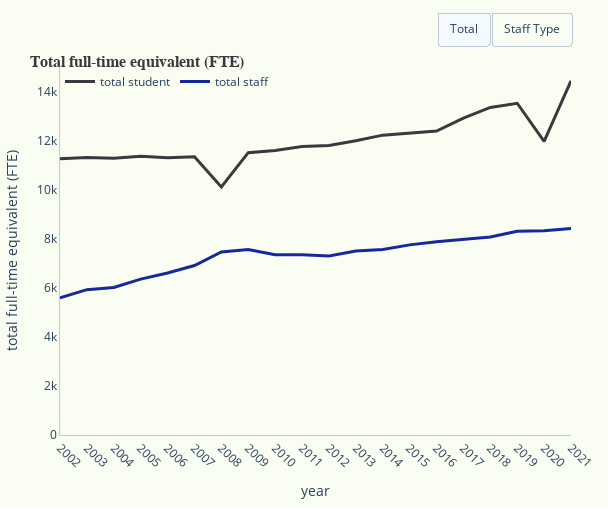

Write notebook code for a chart like this one.
### Markdown cell above
Step 3:
Visualizations

### Code cell
pio.templates.default = "plotly_white"

fig_fte = go.Figure()
fig_fte.add_trace(go.Scatter(x=yale_pct_change["year"],y=yale_pct_change['student fte'],name="total student",mode="lines",line=dict(width=3,color='#3a3940'),visible=True))
fig_fte.add_trace(go.Scatter(x=yale_pct_change["year"],y=yale_pct_change['total staff fte'],name="total staff",mode="lines",line=dict(width=3,color='#142A9C'),visible=True))
fig_fte.add_trace(go.Scatter(x=yale_pct_change["year"],y=yale_pct_change['total instruction staff fte'],name="instructional staff",mode="lines",line=dict(width=2,color='#A1A1CE'),visible=False))
fig_fte.add_trace(go.Scatter(x=yale_pct_change["year"],y=yale_pct_change['total non instruction staff fte'],name="non instructional staff",mode="lines",line=dict(width=2,color='#7498D2'),visible=False))


fig_fte.update_layout(
    plot_bgcolor="#FAFDF1",
    paper_bgcolor="#FAFDF1",
    hovermode="x",
    hoverdistance=100, # Distance to show hover label of data point
    spikedistance=1000, # Distance to show spike
    xaxis=dict(
        title='year',
        linecolor="#BCCCDC",
        showspikes=True,
        spikethickness=2,
        spikedash="dot",
        spikecolor="#999999",
        spikemode="across",
        showgrid=False,
        fixedrange = True
    ),
    yaxis = dict(
        title="total full-time equivalent (FTE)",
        linecolor="#BCCCDC",
        showgrid=False,
        fixedrange = True,
        range = [0,15000]
    )
)

fig_fte.update_layout(
    autosize=False,
    width=608,
    height=508,
    margin=dict(l=20, r=20, t=20, b=20))

fig_fte.update_layout(legend = dict(
    orientation = "h",
    x=0,
    y=1,
    bgcolor="#FAFDF1")
)

fig_fte.update_layout(
    title=dict(text="<b>Total full-time equivalent (FTE)</b>", font=dict(size=16), automargin=True, yref='paper')
)

fig_fte.update_layout(
    title_font_family="Georgia",
    title_font_color="#3a3940",
    title_font_size = 16
)


fig_fte = fig_fte.update_xaxes(tickangle=45)
fig_fte.update_layout(hoverlabel_namelength=-1)

fig_fte.update_layout(
    updatemenus=[
        dict(
            type="buttons",
            direction="right",
            active=0,
            x=1,
            y=1.15,
            buttons=list([
                dict(label="Total",
                     method="update",
                     args=[{"visible": [True, True, False, False]}]),
                dict(label="Staff Type",
                     method="update",
                     args=[{"visible": [True, True, True, True]}])
            ]),
        )
    ])

fig_fte.show()
fig_fte.write_html("/Users/ellenruthconnell/Documents/INFO_696/4_visualizations/figure1.html")

### Figure 1 — Plotly figure (JSON) as saved in the notebook; plotly's stock layout.template omitted (floating-point values rounded to 4 significant figures)
{"data": [{"line": {"color": "#3a3940", "width": 3}, "mode": "lines", "name": "total student", "type": "scatter", "visible": true, "x": ["2002", "2003", "2004", "2005", "2006", "2007", "2008", "2009", "2010", "2011", "2012", "2013", "2014", "2015", "2016", "2017", "2018", "2019", "2020", "2021"], "y": [11261, 11315, 11276, 11360, 11303, 11345, 10109, 11507, 11597, 11763, 11804, 11997, 12223, 12302, 12388, 12915, 13353, 13522, 11964, 14439]}, {"line": {"color": "#142A9C", "width": 3}, "mode": "lines", "name": "total staff", "type": "scatter", "visible": true, "x": ["2002", "2003", "2004", "2005", "2006", "2007", "2008", "2009", "2010", "2011", "2012", "2013", "2014", "2015", "2016", "2017", "2018", "2019", "2020", "2021"], "y": [5588, 5924, 6013, 6355, 6604, 6907, 7463, 7560, 7351, 7347, 7301, 7496, 7565, 7750, 7880, 7976, 8074, 8307, 8327, 8415]}, {"line": {"color": "#A1A1CE", "width": 2}, "mode": "lines", "name": "instructional staff", "type": "scatter", "visible": false, "x": ["2002", "2003", "2004", "2005", "2006", "2007", "2008", "2009", "2010", "2011", "2012", "2013", "2014", "2015", "2016", "2017", "2018", "2019", "2020", "2021"], "y": [1309, 1422, 1483, 1601, 1655, 1746, 1854, 1948, 1957, 1956, 1789, 1835, 1918, 1929, 2041, 2110, 1976, 2059, 2066, 2153]}, {"line": {"color": "#7498D2", "width": 2}, "mode": "lines", "name": "non instructional staff", "type": "scatter", "visible": false, "x": ["2002", "2003", "2004", "2005", "2006", "2007", "2008", "2009", "2010", "2011", "2012", "2013", "2014", "2015", "2016", "2017", "2018", "2019", "2020", "2021"], "y": [4279, 4502, 4530, 4754, 4949, 5161, 5609, 5612, 5394, 5391, 5511, 5661, 5648, 5820, 5838, 5866, 6098, 6248, 6261, 6261]}], "layout": {"autosize": false, "height": 508, "hoverdistance": 100, "hoverlabel": {"namelength": -1}, "hovermode": "x", "legend": {"bgcolor": "#FAFDF1", "orientation": "h", "x": 0, "y": 1}, "margin": {"b": 20, "l": 20, "r": 20, "t": 20}, "paper_bgcolor": "#FAFDF1", "plot_bgcolor": "#FAFDF1", "spikedistance": 1000, "title": {"automargin": true, "font": {"color": "#3a3940", "family": "Georgia", "size": 16}, "text": "<b>Total full-time equivalent (FTE)</b>", "yref": "paper"}, "updatemenus": [{"active": 0, "buttons": [{"args": [{"visible": [true, true, false, false]}], "label": "Total", "method": "update"}, {"args": [{"visible": [true, true, true, true]}], "label": "Staff Type", "method": "update"}], "direction": "right", "type": "buttons", "x": 1, "y": 1.15}], "width": 608, "xaxis": {"fixedrange": true, "linecolor": "#BCCCDC", "showgrid": false, "showspikes": true, "spikecolor": "#999999", "spikedash": "dot", "spikemode": "across", "spikethickness": 2, "tickangle": 45, "title": {"text": "year"}}, "yaxis": {"fixedrange": true, "linecolor": "#BCCCDC", "range": [0, 15000], "showgrid": false, "title": {"text": "total full-time equivalent (FTE)"}}}}
